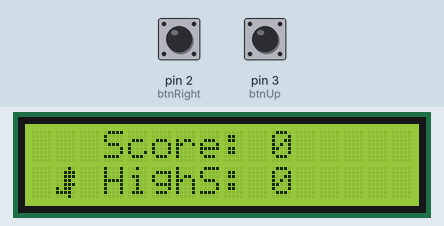
This sketch was run on a simulated Arduino Uno, built with avr-gcc and run on an emulated ATmega328P. Parts: 16×2 character LCD. The inputs (shaded band) are chosen by the test bench; at power-on: pin 2 (btnRight) HIGH, pin 3 (btnUp) HIGH. Random numbers use the default seed unless the sketch sets one.

Above: at 2.3 s.
2.4 s: pin 2 (btnRight) pulled LOW for 0.15 s
At 2.85 s:
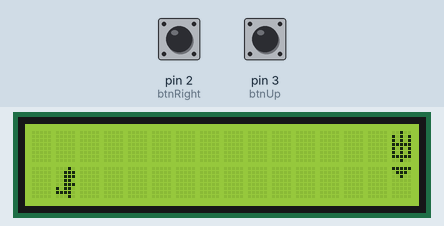
3.1 s: pin 2 (btnRight) pulled LOW for 1 s
At 3.61 s:
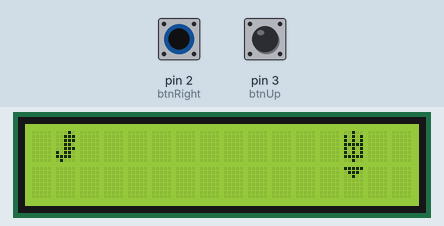
4.7 s: pin 2 (btnRight) pulled LOW for 3.2 s
At 5.24 s:
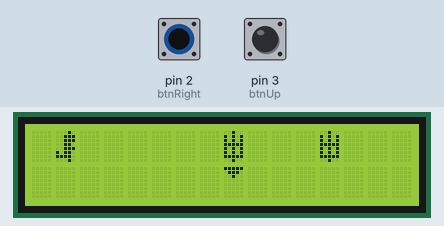
9.4 s: pin 2 (btnRight) pulled LOW for 0.15 s
At 9.74 s:
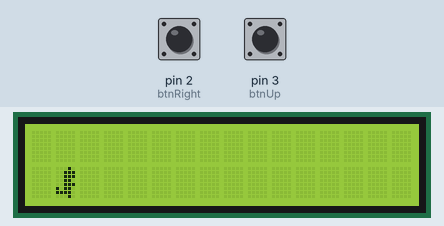
10.1 s: pin 2 (btnRight) pulled LOW for 0.15 s
At 10.23 s:
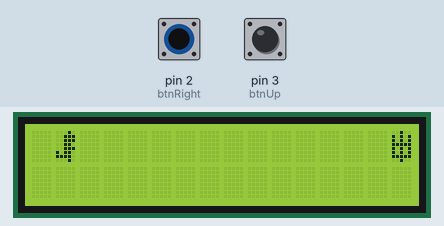
10.8 s: pin 2 (btnRight) pulled LOW for 1 s
At 11.47 s:
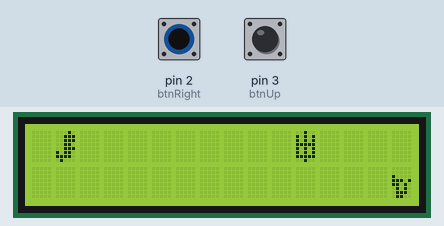
Timing chart, 0 to 13.8 s (numbered marks = the images above; inputs shaded):
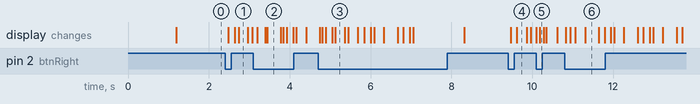

Measured:
- after the input at 2.4 s, the display: first changes after 0.08 s (image 1 shows a later state)
- after the input at 9.4 s, the display: first changes after 0.06 s (image 4 shows a later state)

The sketch:

Dinorun_I2C.ino
```cpp
#include <Wire.h>
#include <LiquidCrystal_I2C.h>

LiquidCrystal_I2C lcd(0x27, 16, 2);  // Set the LCD address to 0x27 for a 16 chars and 2 line display

  #define btnSelect          6
  #define btnUp              3
  #define btnDown            4
  #define btnQuit            7
  #define btnLeft            5
  #define btnRight           2
  #define btnNone            12

byte dino[8] =
{
 B00010,
 B00111,
 B00111,
 B00110,
 B00111,
 B10110,
 B11110,
 B01010
};
byte dino1[8] =
{
 B00010,
 B00111,
 B00111,
 B00110,
 B00111,
 B10110,
 B11110,
 B01000
};

byte dino2[8] =
{
 B00010,
 B00111,
 B00111,
 B00110,
 B00111,
 B10110,
 B11110,
 B00010
};
byte dinosit[8] =
{
 B00000,
 B00000,
 B00010,
 B00111,
 B00111,
 B10110,
 B11110,
 B01010
};
byte dinosit1[8] =
{
 B00000,
 B00000,
 B00010,
 B00111,
 B00111,
 B10110,
 B11110,
 B01000
};
byte dinosit2[8] =
{
 B00000,
 B00000,
 B00010,
 B00111,
 B00111,
 B10110,
 B11110,
 B00010
};
byte obs1[8] =
{
 B00000,
 B00000,
 B10000,
 B11101,
 B11010,
 B01010,
 B01110,
 B01100
};

byte obs2[8] =
{
 B00100,
 B00100,
 B01110,
 B11111,
 B11111,
 B01110,
 B00100,
 B00100
};

byte obs3[8] =
{
 B11111,
 B01110,
 B00100,
 B00000,
 B00000,
 B00000,
 B00000,
 B00000
};

byte obs4[8] =
{
 B00100,
 B10101,
 B10101,
 B11111,
 B10101,
 B10101,
 B11111,
 B00100
};
byte freep[8] =
{
 B00000,
 B00000,
 B00000,
 B00000,
 B00000,
 B00000,
 B00000,
 B00000
};

int mat[2][24] = {
  {7,7,7,7,7,7,7,7,7,7,7,7,7,7,7,7,7,7,7,7,7,7,7,7},
  {7,0,7,7,7,7,7,7,7,7,7,7,7,7,7,7,7,7,7,7,7,7,7,7}
  };

int dinoAnim[] = {1,0,2,3};

void setup() {

  pinMode(btnSelect      , INPUT_PULLUP);
  pinMode(btnUp         , INPUT_PULLUP);
  pinMode(btnDown       , INPUT_PULLUP);
  pinMode(btnQuit     , INPUT_PULLUP);
  pinMode(btnLeft     , INPUT_PULLUP);
  pinMode(btnRight    , INPUT_PULLUP);

  lcd.init();                      // Initialize the LCD
  lcd.backlight();

  lcd.createChar(0, dino1);
  lcd.createChar(1, dino2);
  lcd.createChar(2, dinosit1);
  lcd.createChar(3, dinosit2);
  lcd.createChar(4, obs1);
  lcd.createChar(5, obs3);
  lcd.createChar(6, obs4);
  lcd.createChar(7, freep);

  gameover();

}

int b1 = 0;
int b2 = 0;
int walk = 0;
int fps = 0;
int maxhigh = 600;
long jumpstarted = 0;
int isJumping = 1;
int pausebetween = 1;
bool gamestarted = false;
int highscore = 0;
int score = 0;

void redraw(){
  for(int j = 15; j >= 0; j--){
    for(int i = 0; i < 2; i++){
      lcd.setCursor(j,i);
      lcd.write(mat[i][j]);
    }
  }
  if(!gamestarted){
    String s = "Score: "+String(score);
    String hs = "HighS: "+String(highscore);
    lcd.setCursor(3,0);
    lcd.print(s);
    lcd.setCursor(3,1);
    lcd.print(hs);
  }
}

void cleanmat(){
  for(int i = 0; i < 2; i++){
    for(int j = 0; j < 16; j++){
      mat[i][j] = 7;
    }
  }
}

void gameover(){
  cleanmat();
  gamestarted = false;
  pausebetween = 1;
  delay(1000);
  redraw();
}
void loop() {
  if((getKey() == btnUp) && !b2)jumpstarted = millis();

  b1 = (getKey() == btnDown);
  b2 = (getKey() == btnUp);

  if(!gamestarted){
    if(b1 || b2){
      gamestarted = true;
      score = 0;
    }
  }
  if(gamestarted){
    if(fps%3==0)walk+=1;
    walk%=2;
    if(fps%4==0){
      pausebetween -= 1;
      for(int i = 0; i<2;i++){
        for(int j = 0; j<23; j++){
          mat[i][j] = mat[i][j+1];
        }
      }
      mat[0][23] = 7;
      mat[1][23] = 7;
    }

    if(!pausebetween)generate_obstacles();

    isJumping = !((millis()-jumpstarted<maxhigh) && b2);

    if(!isJumping && mat[0][1]==6){
      gameover();
    }
    if(!isJumping && !b1 && mat[0][1]==5){
      gameover();
    }
    if(isJumping && mat[1][1]==4){
      gameover();
    }
    if(isJumping && mat[1][1]==5 && !b1){
      gameover();
    }
    if(!b1) score+=1;
    if(score>highscore)highscore=score;
    fps+=1;
  }
  if(gamestarted)
    redraw();
  lcd.setCursor(1,isJumping);
  lcd.write(dinoAnim[b1*2+(walk)]);

  delay(20);
}

void generate_obstacles(){
  int obscount = random(1,1);
  int types[3][2] = {{7,4},{6,5},{6,7}} ;
  int type = random(0,3);
  for(int i = 0; i< obscount; i++){
    mat[0][16+i] = types[type][0];
    mat[1][16+i] = types[type][1];
  }
  int spacecount = random(2,5);
  pausebetween = obscount + spacecount;
}

int getKey() {
  if (!digitalRead(btnRight) == LOW) return btnRight;
  if (!digitalRead(btnUp) == LOW) return btnUp;
  if (!digitalRead(btnDown) == LOW) return btnDown;
  if (!digitalRead(btnLeft) == LOW) return btnLeft;
  if (!digitalRead(btnSelect) == LOW) return btnSelect;
  return btnNone;
}
```
